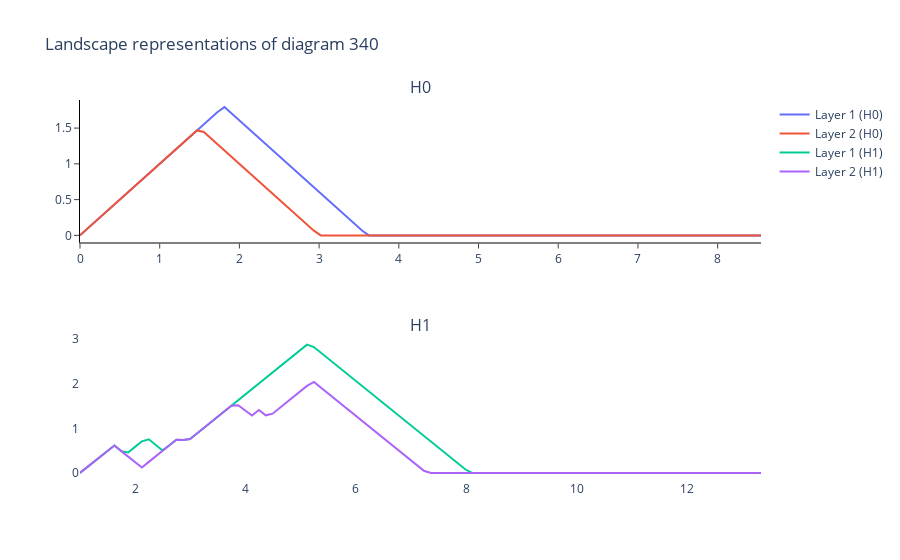

Notebook code for this chart:
### Code cell
#linear regression first layer
PL = PersistenceLandscape(n_layers=2,n_bins=100)
xmsrbins = PL.fit_transform(PtCloudPers2)
PL.plot(xmsrbins,340)
